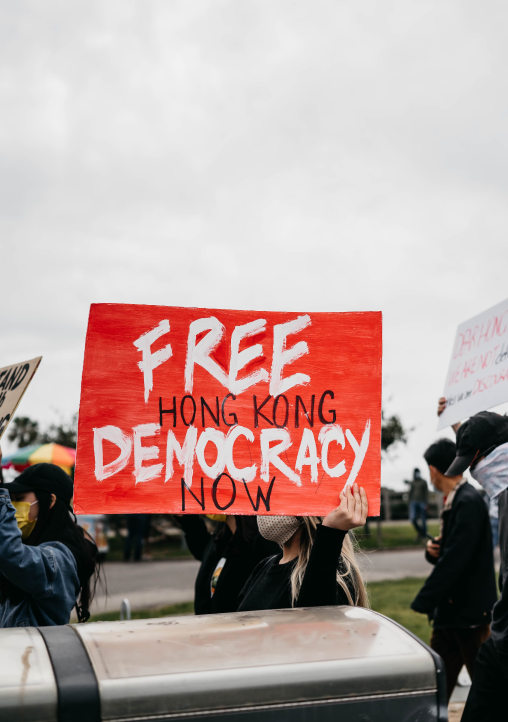
#> input picture hw5/hong.png, 1016 x 1444 px (shown at 1/2 size)
$ jupyter execute hw5.ipynb
#> lines starting #> are read from the running program, lines starting #| are printed output that depends on the picture
[cell 1]
import cv2 as cv
import matplotlib.pyplot as plt
import numpy as np

[cell 2]
img = cv.cvtColor(cv.imread("hong.png"), cv.COLOR_BGR2GRAY)
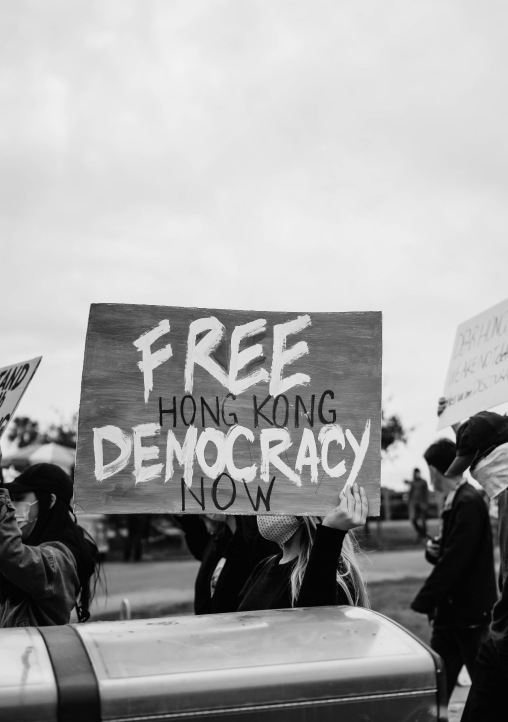
#> img: shape (1444, 1016) (shown at 1/2 size); min 2, max 248, mean 163.8
plt.imshow(img, cmap="gray")

[cell 3]
sobelx = cv.Sobel(img, cv.CV_64F, 1, 0, ksize=5)
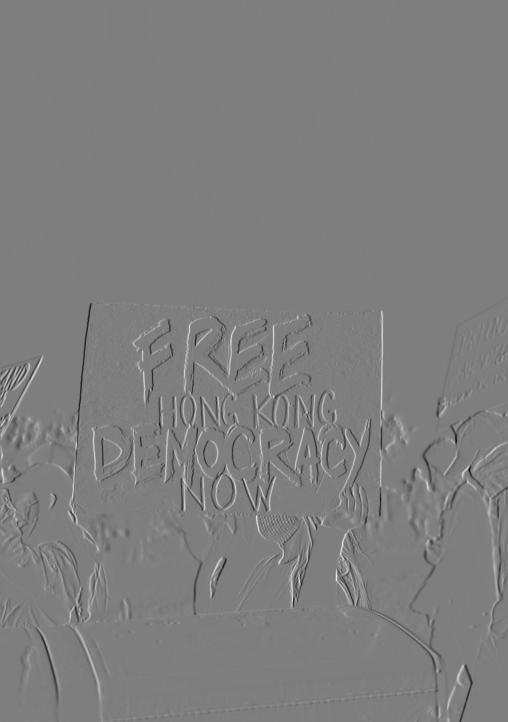
#> sobelx: shape (1444, 1016) float64 (shown at 1/2 size); min -8450, max 8532, mean -1.7; drawn with min black and max white
sobely = cv.Sobel(img, cv.CV_64F, 0, 1, ksize=5)
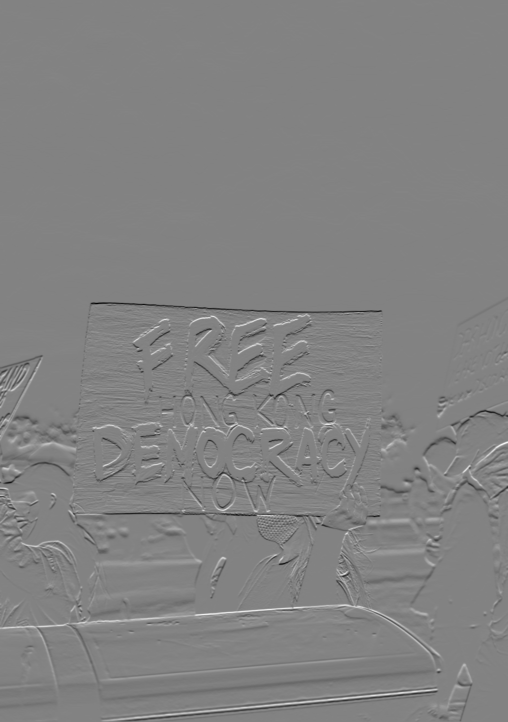
#> sobely: shape (1444, 1016) float64 (shown at 1/2 size); min -7938, max 7558, mean -17.2; drawn with min black and max white
img2 = cv.addWeighted(sobelx, 0.5, sobely, 0.5, 0)
plt.imshow(img2, cmap="gray")

[cell 4]
def nothing(x):
    pass
# читаем исходное изображение
img3 = img.copy()
# меняем его размер, иначе оно на пол экрана
width = int(img3.shape[1] * 0.5)
#> width = 508
height = int(img3.shape[0] * 0.5)
#> height = 722
img3 = cv.resize(img3,(width, height))
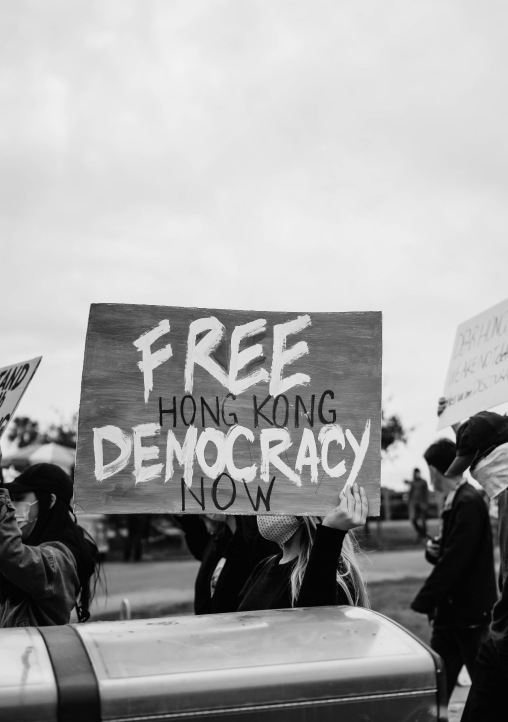
#> img3: shape (722, 508); min 3, max 242, mean 163.9
cv.namedWindow('canny')
#ползунки
cv.createTrackbar('threshold1','canny',0,1000,nothing)
cv.createTrackbar('threshold2','canny',0,1000,nothing)
while(1):
    k = cv.waitKey(1) & 0xFF
#> (key Esc is pressed here)
    if k == 27:
        break
    #получаем значения
    threshold1 = cv.getTrackbarPos('threshold1','canny')
    threshold2 = cv.getTrackbarPos('threshold2','canny')
    #обрабатываем
    edges = cv.Canny(img3, threshold1, threshold2)
    cv.imshow('canny', edges)
cv.destroyAllWindows()

[cell 5]
img4 = img.copy()
kernel = np.ones((5,5),np.uint8)
img4 = cv.dilate(img4,kernel,iterations = 2)
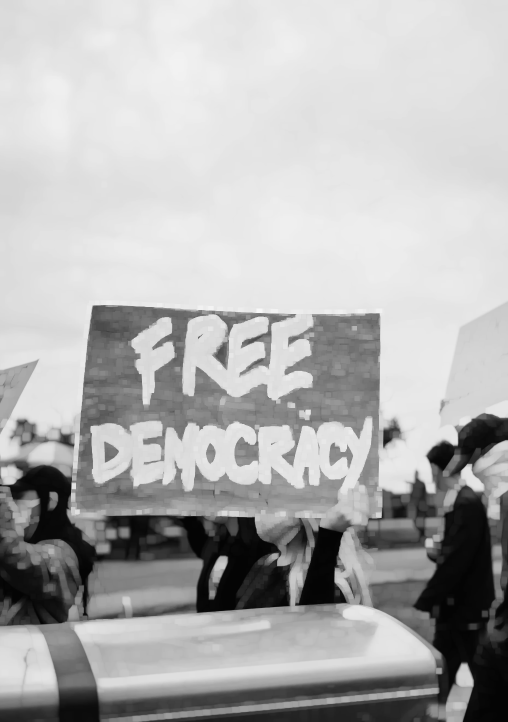
#> img4: shape (1444, 1016) (shown at 1/2 size); min 4, max 248, mean 177.4
plt.imshow(img4, cmap="gray")
